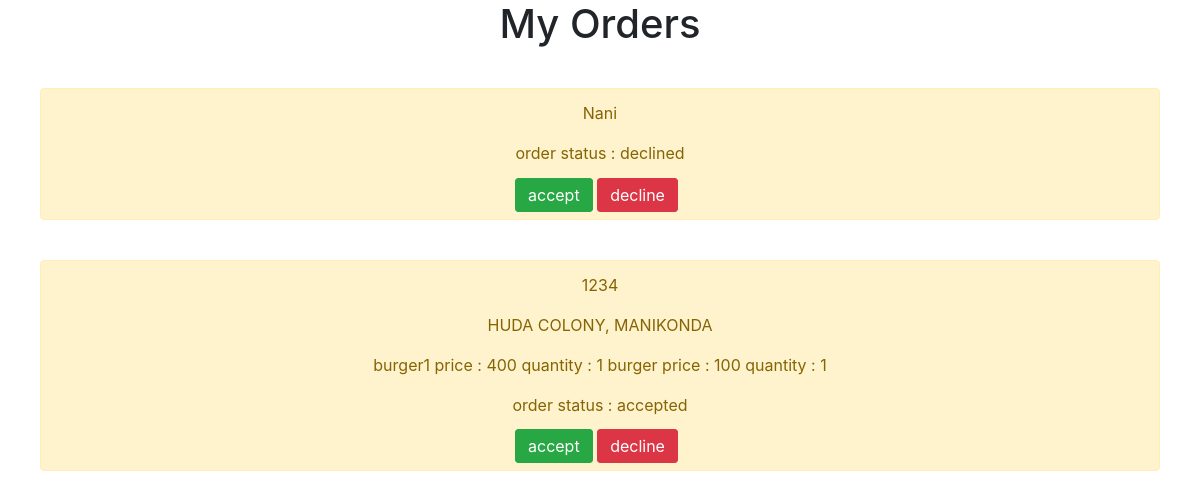
The page /adminorders/ on the database its author committed.
### burger_shop/models.py (models this page shows)
class OrderModel(models.Model):
	username = models.CharField(max_length = 100)
	phoneno = models.CharField(max_length = 12)
	address = models.CharField(max_length = 100)
	ordereditems = models.CharField(max_length = 100)
	status = models.CharField(max_length = 10)

### burger_shop/views.py (the view)
# urls.py: path('adminorders/',adminorders),
def adminorders(request):
    orders = OrderModel.objects.all()
    context = {'orders': orders}
    return render(request, 'burger_shop/adminorders.html', context)

### burger_shop/templates/burger_shop/adminorders.html (shortened to what this page needs)
{% extends 'burger_shop/base.html' %}
{% block content %}
<h1 style="text-align: center">My Orders</h1>
{% for order in orders %}
<div style="margin: 40px" class="alert alert-warning" role = "alert">
	<p style="text-align: center;">{{order.username}}</p>
	<p style="text-align: center;">{{order.address}}</p>
	<p style="text-align: center;">{{order.ordereditems}}</p>
	<p style="text-align: center;">order status : {{order.status}}</p>
	<div class="container" style="width: 200px;margin: auto">
		<a href="/acceptorder/{{order.id}}/" style="display: inline;" class="btn btn-success">accept</a>
	<a href="/declineorder/{{order.id}}/" style="display: inline" class="btn btn-danger">decline</a>
	</div>
</div>
{% endfor %}
{% endblock %}

### rows shown on the page
OrderModel: username "Nani", status "declined"
OrderModel: username "1234", address "HUDA COLONY, MANIKONDA", ordereditems "burger1 price : 400 quantity : 1 burger price : 100 quantity : 1", status "accepted"
